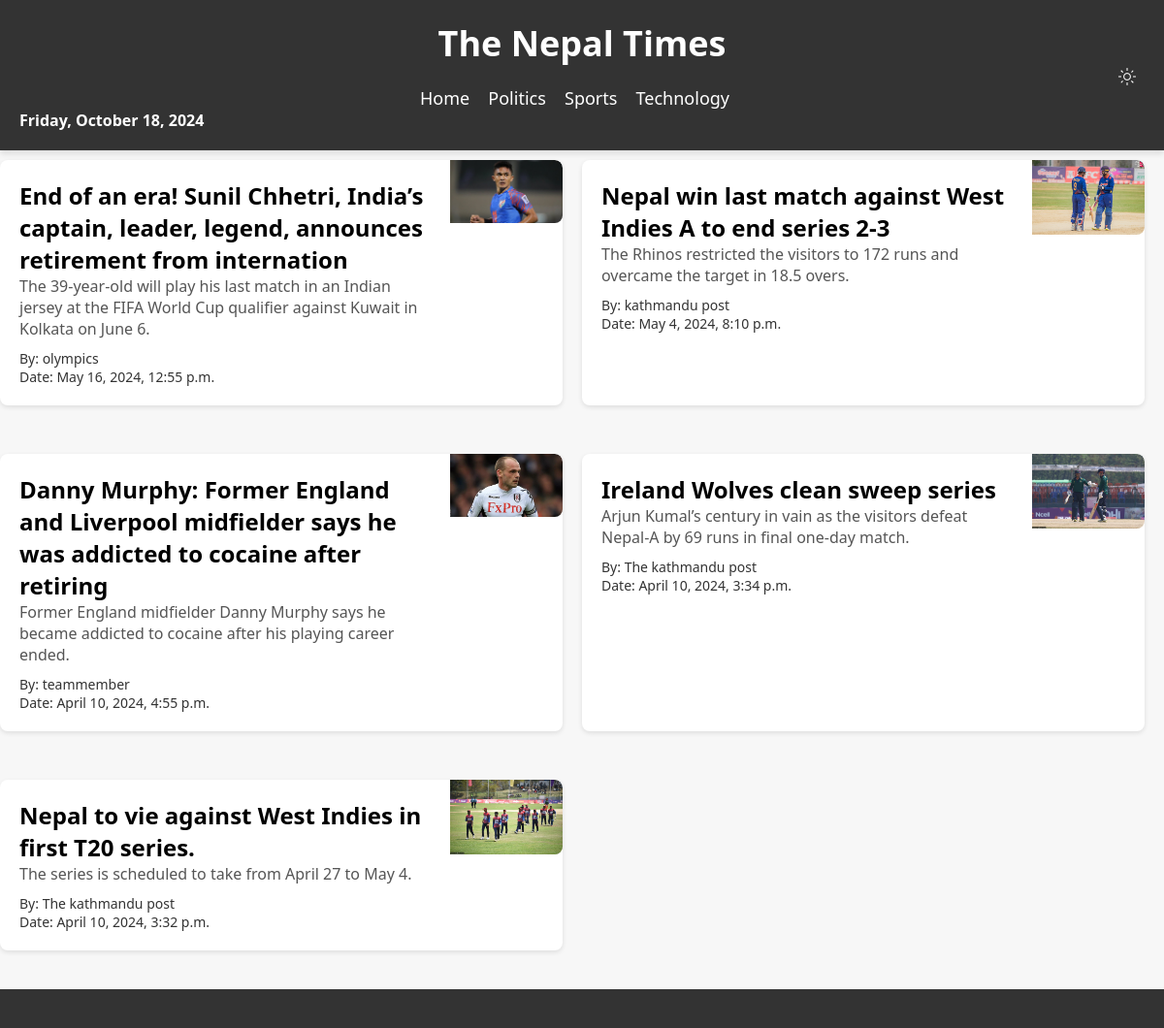
The page /sports on the database its author committed.
### myapp/models.py (models this page shows, shortened)
class Sports(models.Model):
     heading = models.CharField(max_length=100)
     photo = models.ImageField(upload_to='photos/')
     summary = models.CharField(max_length=200)
     description = models.TextField()
     author = models.CharField(max_length=50)
     date = models.DateTimeField()

### myapp/views.py (the view)
# urls.py: path('sports', views.sports, name='sports'),
def sports(request):
    news_list = Sports.objects.all().order_by('-date')
    data = {
        'news_list':news_list
    }
    return render(request,'sports.html',data)

### templates/sports.html (shortened to what this page needs)
{%extends 'base.html'%}
{% block body %}
<!DOCTYPE html>
<html lang="en">
<head>
    <link rel="stylesheet" href="static/sports.css">
</head>
<body>
    <div class="banner">
        {% for n in news_list %}
        <div class="news-item">
            <div class="news-content">
                <h1><a href="{% url 'sports_detail' pk=n.pk %}">{{ n.heading }}</a></h1>
                <p class="summary">{{ n.summary }}</p>
                <div class="author-date">
                    <p class="author">By: {{ n.author }}</p>
                    <p class="date">Date: {{ n.date }}</p>
                </div>
            </div>
            <div class="news-image-container">
                <img src="{{ n.photo.url }}" alt="{{ n.heading }}" class="news-image">
            </div>
        </div>
        {% endfor %}
    </div>
</body>
</html>
{% endblock body %}

### static/home.css (style rules this page uses)
* { margin: 0; padding: 0; box-sizing: border-box; }
body { font-family: 'Segoe UI', Tahoma, Geneva, Verdana, sans-serif; background-color: #f7f7f7; color: #333; margin: 0; padding: 0; }
.date { display: flex; align-items: center; justify-content: flex-start; }
p { color: #333; }

### static/sports.css (style rules this page uses)
.banner { display: flex; flex-wrap: wrap; justify-content: space-between; max-width: 1400px; margin: 0 auto; }
.news-item { width: calc(50% - 20px); margin-bottom: 40px; background-color: #fff; box-shadow: 0 2px 5px rgba(0, 0, 0, 0.1); border-radius: 8px; overflow: hidden; display: flex; margin-right: 20px; transition: transform 0.3s ease; margin-top: 10px; }
.news-item:last-child { margin-right: 0; }
.news-content { flex: 1; padding: 20px; }
.news-content h1 { font-size: 24px; margin: 0; }
.news-content h1 a { text-decoration: none; color: black; }
.news-content .summary { color: #555; margin-bottom: 10px; }
.author-date { color: #777; font-size: 14px; margin: 0; }
.news-image-container { width: 20%; overflow: hidden; }
.news-image { width: 100%; height: auto; display: block; max-height: 150px; object-fit: cover; border-top-right-radius: 8px; border-bottom-right-radius: 8px; }

### rows shown on the page
Sports: heading "End of an era! Sunil Chhetri, India’s captain, leader, legend, announces retirement from internation", summary "The 39-year-old will play his last match in an Indian jersey at the FIFA World Cup qualifier against Kuwait in Kolkata on June 6.", author "olympics", date "May 16, 2024, 12:55 p.m.", photo (picture)
Sports: heading "Nepal win last match against West Indies A to end series 2-3", summary "The Rhinos restricted the visitors to 172 runs and overcame the target in 18.5 overs.", author "kathmandu post", date "May 4, 2024, 8:10 p.m.", photo (picture)
Sports: heading "Danny Murphy: Former England and Liverpool midfielder says he was addicted to cocaine after retiring", summary "Former England midfielder Danny Murphy says he became addicted to cocaine after his playing career ended.", author "teammember", date "April 10, 2024, 4:55 p.m.", photo (picture)
Sports: heading "Ireland Wolves clean sweep series", summary "Arjun Kumal’s century in vain as the visitors defeat Nepal-A by 69 runs in final one-day match.", author "The kathmandu post", date "April 10, 2024, 3:34 p.m.", photo (picture)
Sports: heading "Nepal to vie against West Indies in first T20 series.", summary "The series is scheduled to take from April 27 to May 4.", author "The kathmandu post", date "April 10, 2024, 3:32 p.m.", photo (picture)
